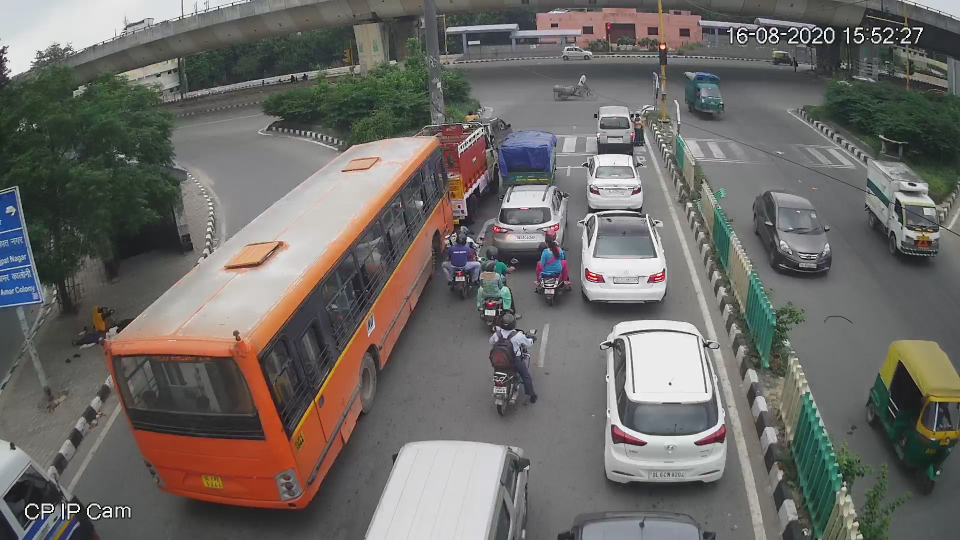
//> input picture subtask1/traffic.jpg, 1920 x 1080 px (shown at 1/2 size)
$ ./anglecorrection traffic.jpg   (built with g++ and OpenCV 4)
//> lines starting //> are read from the running program, lines starting //| are printed output that depends on the picture
#include <iostream>
#include "opencv2/opencv.hpp"
#include "opencv2/highgui/highgui.hpp"

using namespace cv;
using namespace std;

vector<Point2f> userparameter;							// To store the points clicked by user
void mousefunction(int event,int x,int y,int flags,void* parameters)		// To record every left click
{
	if(event == EVENT_LBUTTONDOWN)
		userparameter.push_back(Point2f(x,y));
}

int main( int argc,char** argv)
{
	if(argc==1){cout<<"No image selected";return -1;}
	if(argc>2){cout<<"More than one image selected";return -1;}
	string path(argv[1]);							//path variable to hold location of image
	userparameter.resize(0);
	Mat input_img;
	input_img = imread(path);
//> input_img is the input picture: 1080 rows x 1920 cols, CV_8UC3; mean B, G, R 102.5, 106.2, 109.1
	if(!input_img.data)
	{
		cout<<"Image not found, you can download from https://www.cse.iitd.ac.in/~rijurekha/cop290_2021/empty.jpg or https://www.cse.iitd.ac.in/~rijurekha/cop290_2021/traffic.jpg or simply name path variable in code \n";
		return -1;
	}
	imshow("Original Frame", input_img);
	int parameter = 50;							// max number of mouse calls
  	setMouseCallback("Original Frame",mousefunction,&parameter);
  	waitKey(0);								// press any key to proceed
//> the left mouse button is pressed and released at (480, 270)
//> the left mouse button is pressed and released at (1440, 270)
//> the left mouse button is pressed and released at (1440, 810)
//> the left mouse button is pressed and released at (480, 810)
  	destroyAllWindows();							// destroyes all opened windows

  	string name = "./" + path.substr(0,path.length() - 4);			// for naming the image stored.

  	if(userparameter.size()<4)						// ensures 4 points are considered
  	{
  		cout<<"Lesser points selected than expected.. Terminating";
  		return -1;
  	}
  	if(userparameter.size()>4)
  	{
  		cout<<"More points selected than expected.. Taking first four points into account";
  	}
  	userparameter.resize(4);
  	cout<<userparameter;

	vector<Point2f> finalparameter;					//vector for destination coordinates
	finalparameter.push_back(Point2f(472,52));
	finalparameter.push_back(Point2f(472,830));
	finalparameter.push_back(Point2f(800,830));
	finalparameter.push_back(Point2f(800,52));

	Mat homo_img;								// intermediate homographic image
	Mat matrix = getPerspectiveTransform(userparameter,finalparameter);
	warpPerspective(input_img,homo_img,matrix,input_img.size());
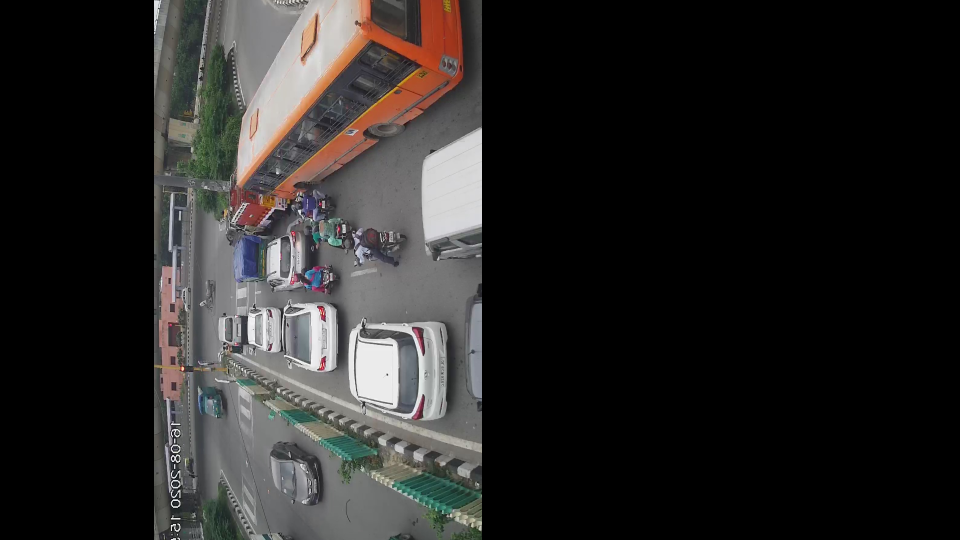
//> homo_img: 1080 rows x 1920 cols, CV_8UC3 (shown at 1/2 size); mean B, G, R 37.6, 38.6, 40.2
	imshow("Warpped Source Image",homo_img);
	waitKey(0);


	bool homo_success = imwrite(name+"_wrapped.jpg",homo_img);
	if(homo_success==false)						//notifes user if failed save operation
	{
		cout<<"Failed to save the image\n";
	}

	destroyAllWindows();

	Mat final_img;								//final cropped image
	Rect crop_region(472,52,328,778);
	final_img = homo_img(crop_region);
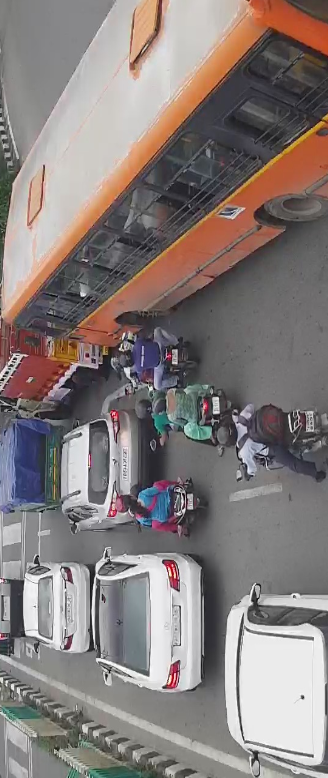
//> final_img: 778 rows x 328 cols, CV_8UC3; mean B, G, R 123, 124.9, 134.1
	imshow("Final Image",final_img);

	bool final_success = imwrite(name+"_final.jpg",final_img);
	if(final_success==false)
	{
		cout<<"Failed to save the cropped image\n";
	}

	waitKey(0);
	destroyAllWindows();

	return 0;
}
